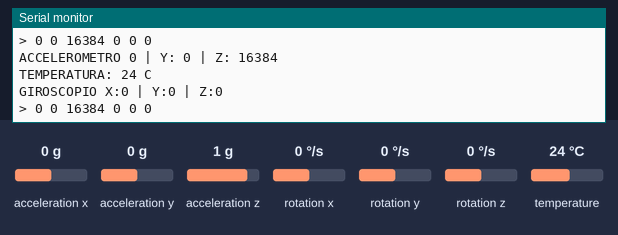
This program was run on a simulated ATmega2560, built with avr-gcc and emulated at 16 MHz. Parts: the last lines printed to the serial monitor. Wiring (inferred from the names in the program): MPU-6050 motion sensor at I2C address 0x68. Inputs (shaded band) come from the test bench; at power-on: rotation x 0 °/s, acceleration x 0 g, acceleration y 0 g, acceleration z 1 g, rotation y 0 °/s, rotation z 0 °/s, temperature 24 °C.

Above: at 5.8 s.
5.9 s: rotation x set to 6 °/s
At 6.6 s:
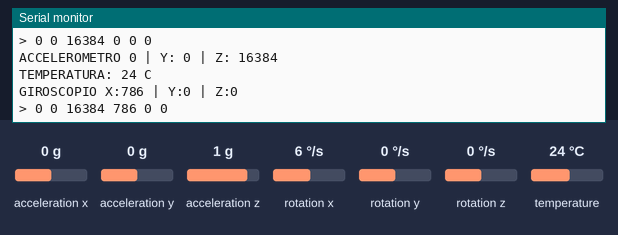
7.4 s: rotation x set to 9 °/s
At 8.3 s:
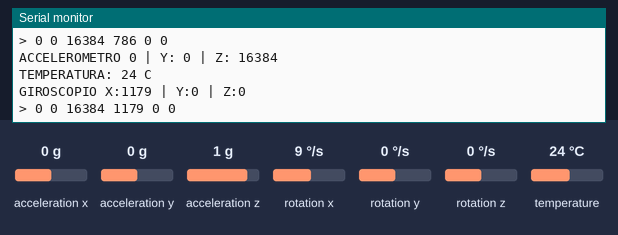
Timing chart, 0 to 10.4 s (numbered marks = the images above; inputs shaded):
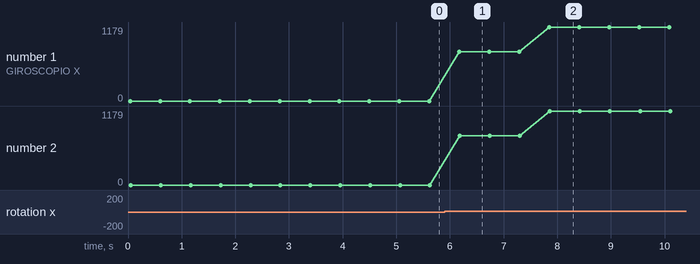

The program:

main.c
```c
#include <stdio.h>
#include <avr_common/uart.h>
#include <avr/io.h>
#include <util/delay.h>
#include <math.h>

#include "funzioni.h"

/* SKETCH ARDUINO

	#include<Wire.h>
	const int MPU=0x68;  // I2C address of the MPU-6050

	int16_t AcX, AcY, AcZ, Tmp, GyX, GyY, GyZ;

	void setup(){
	  Wire.begin(); //inizializzo la libreria Wire

	  //devo svegliare il sensore (disabilitare sleep-mode)
	  //per farlo azzero il bit 6 del registro PWR_MGMT_1 di indirizzo 0x6B
	  Wire.beginTransmission(MPU);
	  Wire.write(0x6B);  // registro PWR_MGMT_1
	  Wire.write(0);     // setto a 0
	  Wire.endTransmission(true);

	  Serial.begin(9600); //inizializzo la seriale
	}

	void loop(){

	  Wire.beginTransmission(MPU);
	  Wire.write(0x3B);  // la lettura inizia dal registro 0x3B (AccX_H)
	  Wire.endTransmission(false);
	  Wire.requestFrom(MPU,14,true);  // leggo 14 registri (6 accelerometro,
									  // 2 temperatura, 6 giroscopio)

	  AcX = Wire.read()<<8|Wire.read(); // 0x3B (ACC_X_H) & 0x3C (ACC_X_L)
	  AcY = Wire.read()<<8|Wire.read(); // 0x3D (ACC_Y_H) & 0x3E (ACC_Y_L)
	  AcZ = Wire.read()<<8|Wire.read(); // 0x3F (ACC_Z_H) & 0x40 (ACC_Z_L)
	  Tmp = Wire.read()<<8|Wire.read(); // 0x41 (TEMP_H) & 0x42 (TEMP_L)
	  GyX = Wire.read()<<8|Wire.read(); // 0x43 (GYR_X_H) & 0x44 (GYR_X_L)
	  GyY = Wire.read()<<8|Wire.read(); // 0x45 (GYR_Y_H) & 0x46 (GYR_Y_L)
	  GyZ = Wire.read()<<8|Wire.read(); // 0x47 (GYR_Z_H) & 0x48 (GYR_Z_L)

	  Serial.print("ACCELEROMETRO: ");
	  Serial.print("X = "); Serial.print(AcX); Serial.print("   ");
	  // con HEX stampo il valore in esadecimale
	  //Serial.print("X = "); Serial.print(AcX, HEX);

	  Serial.print("Y = "); Serial.print(AcY); Serial.print("   ");
	  //Serial.print("Y = "); Serial.print(AcY, HEX);

	  Serial.print("Z = "); Serial.print(AcZ); Serial.print("   ");
	  //Serial.print("Z = "); Serial.print(AcZ, HEX);
	  Serial.println();

	  // conversione temperatura in gradi centigradi (vedi datasheet)
	  //Serial.print("TEMPERATURA: H -> "); Serial.print(Tmp,HEX); Serial.print("  ");
	  Serial.print("Temperature: "); Serial.print(Tmp/340.00+36.53); Serial.print(" C ");
	  Serial.println();

	  Serial.print("GIROSCOPIO: ");
	  Serial.print("X = "); Serial.print(GyX); Serial.print("   ");
	  //Serial.print("X = "); Serial.print(GyX, HEX);

	  Serial.print("Y = "); Serial.print(GyY); Serial.print("   ");
	  //Serial.print("Y = "); Serial.print(GyY, HEX);

	  Serial.print("Z = "); Serial.print(GyZ); Serial.print("   ");
	  //Serial.print("Z = "); Serial.print(GyZ, HEX);
	  Serial.println();Serial.println();

	  delay(333);
	} */

const int MPU=0x68;  // I2C address of the MPU-6050
uint16_t AcX, AcY, AcZ, Tmp, GyX, GyY, GyZ;

int main(void){

	printf_init(); //inizializzo printf

	printf("inizio\n");
	init();

	//all'accensione il sensore si trova nella sleep-mode
	//per svegliarlo azzero il bit 6 del registro PWR_MGMT_1 di indirizzo 0x6B
	printf("Sveglia\n");
	write_data(MPU, 0x6B, 0x00); //azzero tutto il registro

	int i;
	for(i=0; i<5000; i++){

		/* Ogni valore è costruito sulla coppia HIGH e LOW (8 bit ciascuno)
		 * Faccio letture in blocco perchè i registri sono contigui (16 bit)
		 * Il registro di partenza è 0x3B
		 */

		AcX = read_data(MPU, 0x3B)<<8|read_data(MPU, 0x3C); // 0x3B (ACCEL_XOUT_H) & 0x3C (ACCEL_XOUT_L)
		AcY = read_data(MPU, 0x3D)<<8|read_data(MPU, 0x3E); // 0x3D (ACCEL_YOUT_H) & 0x3E (ACCEL_YOUT_L)
		AcZ = read_data(MPU, 0x3F)<<8|read_data(MPU, 0x40); // 0x3F (ACCEL_ZOUT_H) & 0x40 (ACCEL_ZOUT_L)

		Tmp = read_data(MPU, 0x41)<<8|read_data(MPU, 0x42); // 0x41 (TEMP_OUT_H) & 0x42 (TEMP_OUT_L)

		GyX = read_data(MPU, 0x43)<<8|read_data(MPU, 0x44); // 0x43 (GYRO_XOUT_H) & 0x44 (GYRO_XOUT_L)
		GyY = read_data(MPU, 0x45)<<8|read_data(MPU, 0x46); // 0x45 (GYRO_YOUT_H) & 0x46 (GYRO_YOUT_L)
		GyZ = read_data(MPU, 0x47)<<8|read_data(MPU, 0x48); // 0x47 (GYRO_ZOUT_H) & 0x48 (GYRO_ZOUT_L)

		/* ***** STAMPA ARDUINO ***** */
		int temp = ((int)Tmp/340.00+36.53);
		printf("ACCELEROMETRO %d | Y: %d | Z: %d\nTEMPERATURA: %d C\nGIROSCOPIO X:%d | Y:%d | Z:%d\n", AcX, AcY, AcZ, temp, GyX, GyY, GyZ);

		/* ***** valori che legge GRAFICO.PY ***** */
		printf("> %d %d %d %d %d %d\n", AcX, AcY, AcZ, GyX, GyY, GyZ);
		printf("\n");
		_delay_ms(500); //leggo ogni mezzo secondo sennò il grafico non
						//riesce a disegnare i valori aggiornati in tempo

	}

}
```

uart.c
```c
#include "uart.h"
// ********************************************************************************
// Includes
// ********************************************************************************
#include <avr/io.h>
#include <avr/interrupt.h>
#include <stdio.h>
#include <stdbool.h>
// ********************************************************************************
// Macros and Defines
// ********************************************************************************
#define BAUD 19600
#define MYUBRR F_CPU/16/BAUD-1
// ********************************************************************************
// Function Prototypes
// ********************************************************************************
void usart_init(uint16_t ubrr);
char usart_getchar( void );
void usart_putchar( char data );
void usart_pstr (char *s);
unsigned char usart_kbhit(void);
int usart_putchar_printf(char var, FILE *stream);


static FILE mystdout = FDEV_SETUP_STREAM(usart_putchar_printf, NULL, _FDEV_SETUP_WRITE);

// ********************************************************************************
// usart Related
// ********************************************************************************
void usart_init( uint16_t ubrr) {
    // Set baud rate
    UBRR0H = (uint8_t)(ubrr>>8);
    UBRR0L = (uint8_t)ubrr;

    UCSR0C = _BV(UCSZ01) | _BV(UCSZ00); /* 8-bit data */
    UCSR0B = _BV(RXEN0) | _BV(TXEN0) | _BV(RXCIE0);   /* Enable RX and TX */
}
void usart_putchar(char data) {
    // Wait for empty transmit buffer
    while ( !(UCSR0A & (_BV(UDRE0))) );
    // Start transmission
    UDR0 = data;
}
char usart_getchar(void) {
    // Wait for incoming data
    while ( !(UCSR0A & (_BV(RXC0))) );
    // Return the data
    return UDR0;
}
unsigned char usart_kbhit(void) {
    //return nonzero if char waiting polled version
    unsigned char b;
    b=0;
    if(UCSR0A & (1<<RXC0)) b=1;
    return b;
}
void usart_pstr(char *s) {
    // loop through entire string
    while (*s) {
        usart_putchar(*s);
        s++;
    }
}

// this function is called by printf as a stream handler
int usart_putchar_printf(char var, FILE *stream) {
    // translate \n to \r for br@y++ terminal
    if (var == '\n') usart_putchar('\r');
    usart_putchar(var);
    return 0;
}

void printf_init(void){
  stdout = &mystdout;

  // fire up the usart
  usart_init ( MYUBRR );
}
```

uart.h
```c
#pragma once

void printf_init(void);
```

funzioni.c
```c
#include "funzioni.h"

#define F_CPU 16000000L
#define F_SCL 100000L // SCL frequency

#define TW_READ    		1
#define TW_WRITE      	0

//Equivalente della beging() della libreria Wire di Arduino
//Setta i pin per la TWI e il bitrate
void init(void){

	//NON DEVO SETTARLE IO!!!
	//DDRD &= ~(1<<PD1); //input sda
	//DDRD &= ~(1<<PD0); //input scl

	//digitalWrite(SDA,1) & digitalWrite(SCL,1)
	PORTD |= (1<<PD1); //SDA: se input attivo i resistori di pullup, se output leggo
	PORTD |= (1<<PD0); //SCL: se input attivo i resistori di pullup, se output leggo

	//inizializzzo il prescaler e il bit rate
	TWSR &= ~(1<<TWPS0);
	TWSR &= ~(1<<TWPS1);

    TWBR = ((F_CPU / F_SCL) - 16 ) / 2;

    //attivo il modulo TWI e gli interrupt
    TWCR = (1 << TWEN) | (1 << TWIE) | (1 << TWEA);

}

//segnale di START per iniziare la comunicazione
uint8_t start(uint8_t slave_add, uint8_t mode){

	TWCR = (1<<TWINT)|(1<<TWSTA)|(1<<TWEN);

	while (!(TWCR & (1<<TWINT))); //aspetto che TWINT sia resettato a 0 (pulizia)

	/* Dopo la start il TWINT flag è settato dall'hardware
	 * lo status code in TWSR è 0x08 */
	if((TWSR & 0xF8) != TW_START){
		printf("Errore nella start\n"); //check TWI Status Register
		return TWSR & 0xF8;
	}

	TWDR = (slave_add << 1) | mode; //slave_address(7bit) + R/W(1 bit)
	TWCR = (1<<TWINT) | (1<<TWEN); //pulizia TWINT

	if(((TWSR & 0xF8) == TW_MT_SLA_NACK) || ((TWSR & 0xF8) == TW_MT_DATA_NACK)){
		printf("Errore invio SLA+W\n");
		return TWSR & 0xF8;
	}

	while (!(TWCR & (1<<TWINT))); //aspetto che TWINT sia resettato a 0 (pulizia)

	return (TWSR & 0xF8);
}

//segnale di REPEATED START per no cambiare modalità operativa
//senza perdere il controllo del bus
uint8_t rp_start(uint8_t slave_add, uint8_t mode){

	TWCR = (1<<TWINT)|(1<<TWSTA)|(1<<TWEN);

	while (!(TWCR & (1<<TWINT))); //aspetto che TWINT sia resettato a 0 (pulizia)

	/* Dopo la start il TWINT flag è settato dall'hardware
	 * status code in TWSR è 0x10 */
	if((TWSR & 0xF8) != TW_REP_START){
		printf("Errore nella start\n"); //check TWI STatus Register
		return TWSR & 0xF8;
	}

	TWDR = (slave_add << 1) | mode; //slave_address(7bit) + R/W(1 bit)
	TWCR = (1<<TWINT) | (1<<TWEN);

	if(((TWSR & 0xF8) == TW_MT_SLA_NACK) || ((TWSR & 0xF8) == TW_MT_DATA_NACK)){
		printf("Errore invio SLA+R\n");
		return TWSR & 0xF8;
	}

	while (!(TWCR & (1<<TWINT)));

	return TWSR & 0xF8;
}

//carico il data packet nel TWDR
uint8_t write(uint8_t data){
	TWDR = data;

	TWCR = (1 << TWINT) | (1 << TWEN); //segnalo l'invio
	while(!(TWCR & (1 << TWINT))); //aspetto che TWINT sia resettato a 0

	if((TWSR & 0XF8) != TW_MT_DATA_ACK) printf("errore invio data\n");

	return TWSR & 0XF8;
}

//macro per l'invio di un pacchetto
void write_data(uint8_t slave_add, uint8_t reg_add, uint8_t data){
	start(slave_add, TW_WRITE);

	write(reg_add);

	write(data);

	stop();
}

//l'informazione ricevuta è nel TWDR, posso continuare a inviare/ricevere
uint8_t readACK(){
	TWCR = (1<<TWINT)|(1<<TWEN)|(1<<TWEA);

    while (!(TWCR & (1<<TWINT)));

    return TWDR;
}

//sono a fine trasmissione, l'informazione inviata/ricevuta è nel TWDR
uint8_t readNACK(void){
	TWCR = (1<<TWINT)|(1<<TWEN);

    while (!(TWCR & (1<<TWINT)));

    return TWDR;
}

//segnale di STOP
void stop(){
	TWCR = (1<<TWINT)|(1<<TWEN)|(1<<TWSTO);

	while (TWCR & (1<<TWSTO));
}

//macro per la lettura di un pacchetto
uint8_t read_data(uint8_t slave_add, uint8_t reg_add){
	/* I dati ricevuti possono essere letti dal TWDR
	 * quando il TWINT flag è settato alto dall'hardware.
	 * Quando ho finito di leggere devo informare lo slave
	 * inviando un NACK dopo l'ultimo byte ricevuto,
	 * poi posso mandare la stop */

	//printf(">start\n");
	start(slave_add, TW_WRITE);

	//printf(">>write reg_add\n");
	write(reg_add);

	//printf(">>>rp_start\n");
	rp_start(slave_add, TW_READ);

	//printf(">>>>read\n");
	uint8_t res = readNACK();

	//printf(">>>>>stop\n");
	stop();

	return res;
}
```

funzioni.h
```c
#ifndef funzioni
#define funzioni

#include <stdio.h>
#include <avr_common/uart.h>
#include <avr/io.h>
#include <avr/interrupt.h>
#include <util/delay.h>
#include <util/twi.h> //la uso solo per gli status code
/* START       	   	0x08
 * REPEATED_START  	0x10
 * MT_SLA_ACK		0x18
 * MT_SLA_NACK		0x20
 * MT_DATA_ACK     	0x28
 * MT_DATA_NACK    	0x30
 * MR_SLA_ACK		0x40
 * MR_SLA_NACK		0x48
 * MR_DATA_ACK     	0x50
 * MR_DATA_NACK    	0x58
 * LOST_ARBTRTN    	0x38
 * TW_STATUS      	(TWSR & 0xF8) */

void init(void);
uint8_t start(uint8_t address,uint8_t mode);
uint8_t rp_start(uint8_t slave_add, uint8_t mode);
uint8_t write(uint8_t data);
void write_data(uint8_t slave_add, uint8_t reg_add, uint8_t data);
uint8_t readACK(void);
uint8_t readNACK(void);
uint8_t read_data(uint8_t slave_add, uint8_t reg_add);
void stop(void);


#endif
```

Measured:
- after the input at 5.9 s, the serial monitor: prints a new line after 0.27 s (image 1)
- after the input at 7.4 s, the serial monitor: prints a new line after 0.45 s (image 2)
- plotted number 1: 0 → 786 after the input at 5.9 s, 786 → 1179 after the input at 7.4 s
- plotted number 2: 0 → 786 after the input at 5.9 s, 786 → 1179 after the input at 7.4 s
